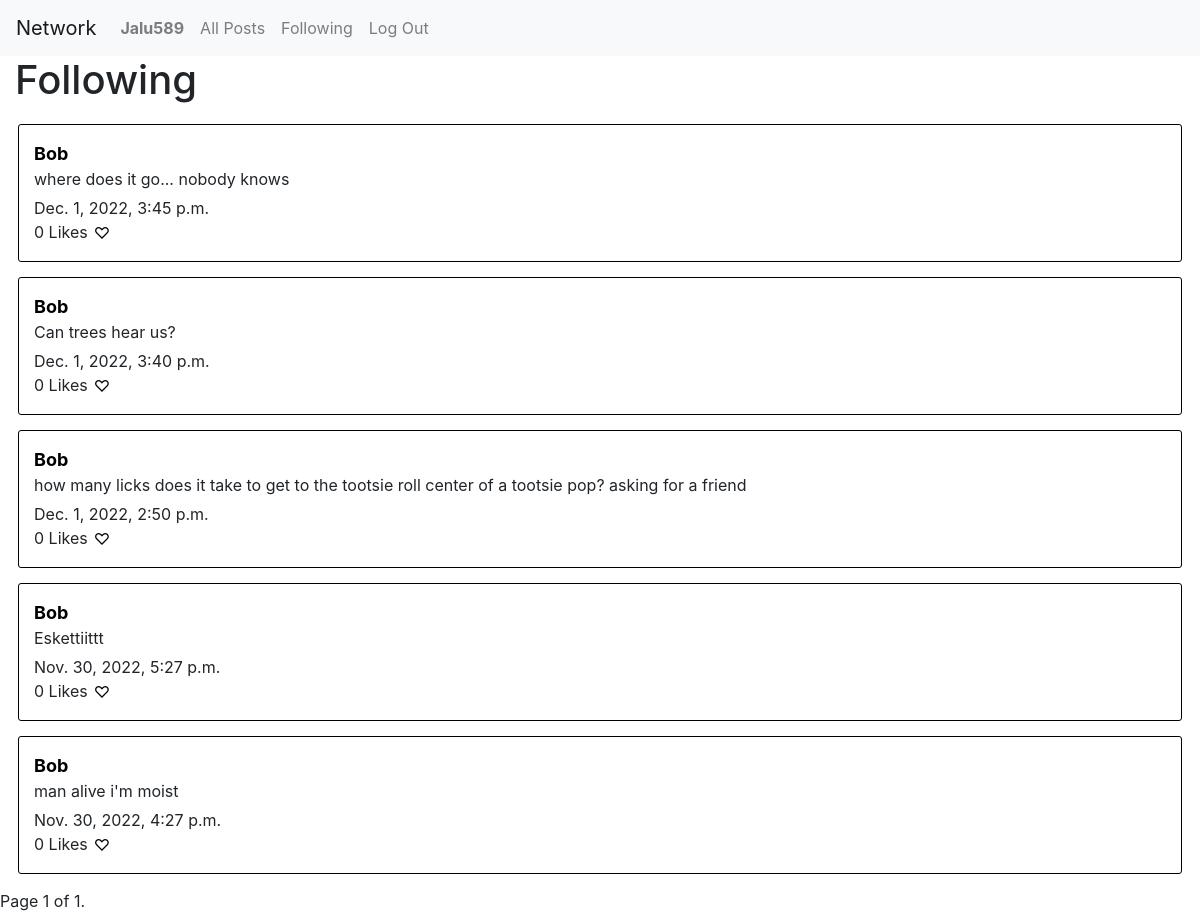
The page /following (signed in) on the database its author committed.
### network/models.py (models this page shows, shortened)
class User(AbstractUser):
    pass

class Post(models.Model):
    content = models.TextField(blank=False)
    poster = models.ForeignKey("User", on_delete=models.CASCADE, related_name="posts")
    like_count = models.IntegerField(default=0)
    timestamp = models.DateTimeField("Time posted", auto_now_add=True)
    likers =  models.ManyToManyField(User, blank=True, related_name="liked")

### network/views.py (the view)
# urls.py: path('following', views.following, name="following"),
@login_required
def following(request):
    user = request.user
    follows = Follow.objects.filter(follower=user)
    following_posts = []
    for follow in follows:
        posts = Post.objects.filter(poster=follow.followee)
        for post in posts:
            following_posts.append(post)
    following_posts = sorted(following_posts, key=lambda post: post.timestamp, reverse=True)
    paginator = Paginator(following_posts, 10)
    page_number = request.GET.get('page')
    page_obj = paginator.get_page(page_number)
    return render(request, "network/following.html", {
        "posts": page_obj
    })

### network/templates/network/following.html (shortened to what this page needs)
{% extends "network/layout.html" %}
{% load static %}
{% block body %}
<h1>Following</h1>
{% for post in posts %}
<div class="post" id="post-{{post.id}}">
    <a class="post-user" href="{% url 'user' post.poster.id %}">{{post.poster}}</a>
    <p id="content-{{post.id}}" class="post-content">{{post.content}}</p>
    <p class="timestamp">{{post.timestamp}}</p>
    <div class="post-bottom">
        <p>{{post.like_count}} Like{% if post.like_count != 1 %}s{% endif %}</p>
        {% if user.is_authenticated %}
            <button class="like-button" id="like-button-{{post.id}}" onclick="like_post({{post.id}})">{% if post in user.liked.all %}&#10084;{% else %}&#9825;{% endif %}</button>
        {% endif %}
    </div>
</div>
{% endfor %}
<div class="pagination">
    <span class="step-links">
        <span class="current">
            Page {{ posts.number }} of {{ posts.paginator.num_pages }}.
        </span>
    </span>
</div>
{% endblock %}

### network/templates/network/layout.html (shortened to what this page needs)
{% load static %}
<!DOCTYPE html>
<html lang="en">
    <head>
        <link rel="stylesheet" href="https://stackpath.bootstrapcdn.com/bootstrap/4.4.1/css/bootstrap.min.css">
        <link href="{% static 'network/styles.css' %}" rel="stylesheet">
    </head>
    <body>
        <nav class="navbar navbar-expand-lg  navbar-expand-md navbar-expand-sm navbar-light bg-light">
            <a class="navbar-brand" href="#">Network</a>
            <div>
              <ul class="navbar-nav mr-auto">
                {% if user.is_authenticated %}
                    <li class="nav-item">
                        <a class="nav-link" id="user" href="{% url 'user' user.id %}"><strong>{{ user.username }}</strong></a>
                    </li>
                {% endif %}
                <li class="nav-item">
                  <a class="nav-link" id="all" href="{% url 'index' %}">All Posts</a>
                </li>
                {% if user.is_authenticated %}
                    <li class="nav-item">
                        <a class="nav-link" id="following" href="{% url 'following' %}">Following</a>
                    </li>
                    <li class="nav-item">
                        <a class="nav-link" href="{% url 'logout' %}">Log Out</a>
                    </li>
                {% endif %}
              </ul>
            </div>
          </nav>
        <div class="body">
            {% block body %}
            {% endblock %}
        </div>
    </body>
</html>

### network/static/network/styles.css (style rules this page uses)
body { margin: 0; padding: 0; }
p { margin-top: 0px; margin-bottom: 0px; }
h1 { margin-left: 15px; margin-bottom: 20px; }
#new-post, .post { width: 97%; margin: auto; border: 0.5px solid black; border-radius: 3px; padding: 15px; margin-bottom: 15px; }
.post-user { font-size: 18px; color: black; font-weight: 700; }
.post-content { margin-bottom: 5px; max-height: 70px; overflow: hidden; }
.post-bottom { display: flex; }
.like-button { border: none; background-color: white; margin-right: 60px; }

### rows shown on the page
User: username "Jalu589"
Post: poster "Bob", content "where does it go... nobody knows", timestamp "Dec. 1, 2022, 3:45 p.m.", like_count "0"
Post: poster "Bob", content "Can trees hear us?", timestamp "Dec. 1, 2022, 3:40 p.m.", like_count "0"
Post: poster "Bob", content "how many licks does it take to get to the tootsie roll center of a tootsie pop? asking for a friend", timestamp "Dec. 1, 2022, 2:50 p.m.", like_count "0"
Post: poster "Bob", content "Eskettiittt", timestamp "Nov. 30, 2022, 5:27 p.m.", like_count "0"
Post: poster "Bob", content "man alive i'm moist", timestamp "Nov. 30, 2022, 4:27 p.m.", like_count "0"

### other values the page prints
{{ posts.number }} "1"
{{ posts.paginator.num_pages }} "1"
